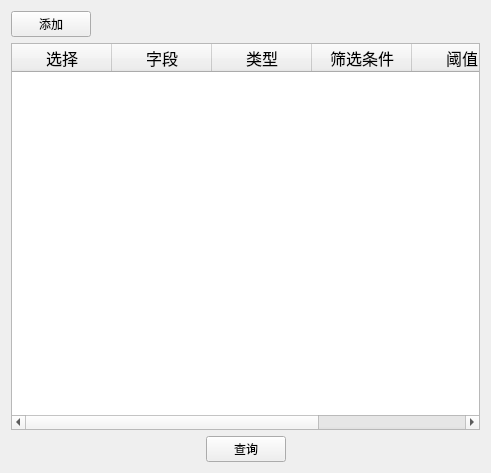
<?xml version="1.0" encoding="UTF-8"?>
<ui version="4.0">
 <class>BaseQueryWidget</class>
 <widget class="QWidget" name="BaseQueryWidget">
  <property name="geometry">
   <rect>
    <x>0</x>
    <y>0</y>
    <width>491</width>
    <height>473</height>
   </rect>
  </property>
  <property name="windowTitle">
   <string>Form</string>
  </property>
  <layout class="QVBoxLayout" name="verticalLayout_2">
   <item>
    <layout class="QVBoxLayout" name="verticalLayout">
     <item>
      <layout class="QHBoxLayout" name="horizontalLayout">
       <item>
        <widget class="QPushButton" name="addCondBtn">
         <property name="text">
          <string>添加</string>
         </property>
        </widget>
       </item>
       <item>
        <spacer name="horizontalSpacer">
         <property name="orientation">
          <enum>Qt::Horizontal</enum>
         </property>
         <property name="sizeHint" stdset="0">
          <size>
           <width>40</width>
           <height>20</height>
          </size>
         </property>
        </spacer>
       </item>
      </layout>
     </item>
     <item>
      <widget class="QTableWidget" name="tableWidget">
       <column>
        <property name="text">
         <string>选择</string>
        </property>
        <property name="font">
         <font>
          <pointsize>12</pointsize>
         </font>
        </property>
       </column>
       <column>
        <property name="text">
         <string>字段</string>
        </property>
        <property name="font">
         <font>
          <pointsize>12</pointsize>
         </font>
        </property>
       </column>
       <column>
        <property name="text">
         <string>类型</string>
        </property>
        <property name="font">
         <font>
          <pointsize>12</pointsize>
         </font>
        </property>
       </column>
       <column>
        <property name="text">
         <string>筛选条件</string>
        </property>
        <property name="font">
         <font>
          <pointsize>12</pointsize>
         </font>
        </property>
       </column>
       <column>
        <property name="text">
         <string>阈值</string>
        </property>
        <property name="font">
         <font>
          <pointsize>12</pointsize>
         </font>
        </property>
       </column>
       <column>
        <property name="text">
         <string>移除</string>
        </property>
        <property name="font">
         <font>
          <pointsize>12</pointsize>
         </font>
        </property>
       </column>
      </widget>
     </item>
     <item>
      <layout class="QHBoxLayout" name="horizontalLayout_2">
       <item>
        <spacer name="horizontalSpacer_2">
         <property name="orientation">
          <enum>Qt::Horizontal</enum>
         </property>
         <property name="sizeHint" stdset="0">
          <size>
           <width>40</width>
           <height>20</height>
          </size>
         </property>
        </spacer>
       </item>
       <item>
        <widget class="QPushButton" name="selectDataBtn">
         <property name="text">
          <string>查询</string>
         </property>
        </widget>
       </item>
       <item>
        <spacer name="horizontalSpacer_3">
         <property name="orientation">
          <enum>Qt::Horizontal</enum>
         </property>
         <property name="sizeHint" stdset="0">
          <size>
           <width>40</width>
           <height>20</height>
          </size>
         </property>
        </spacer>
       </item>
      </layout>
     </item>
    </layout>
   </item>
  </layout>
 </widget>
 <resources/>
 <connections/>
</ui>
